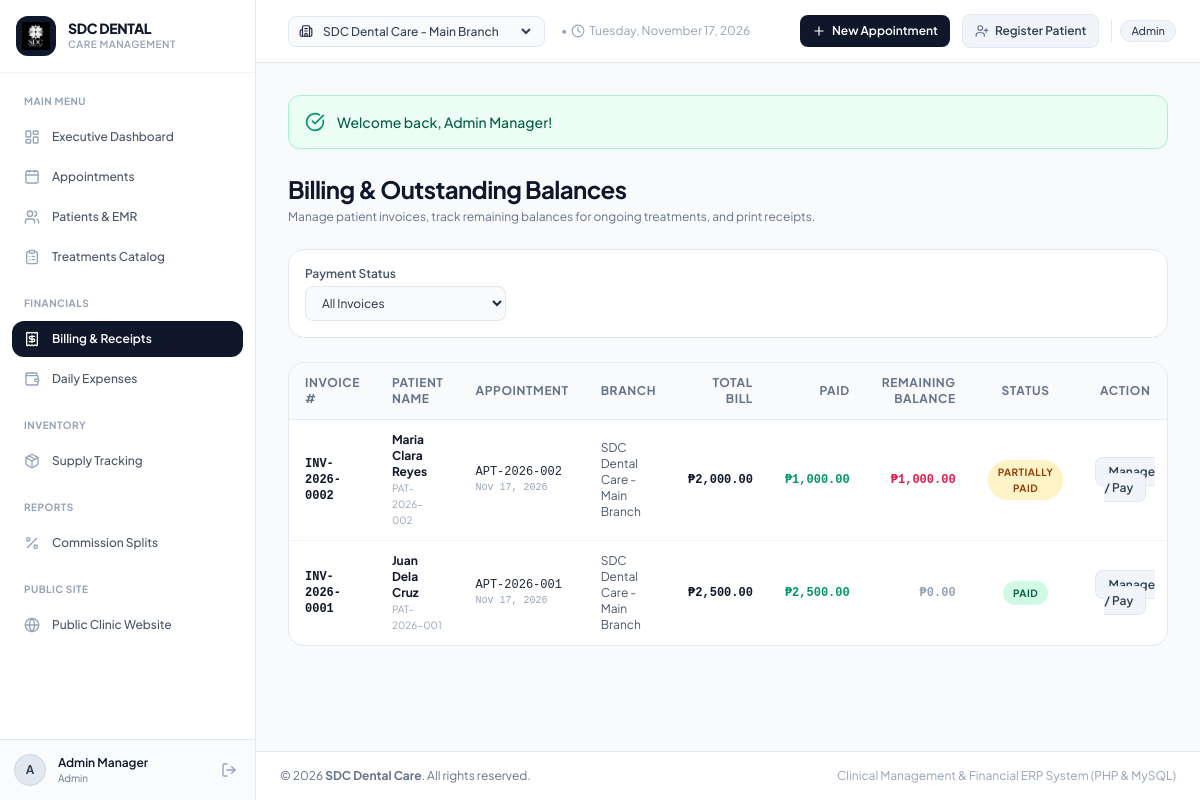
/index.php?page=billing (signed in), run on the app's committed database.
### tables this page shows
CREATE TABLE `billing_invoices` (
    `id` INT AUTO_INCREMENT PRIMARY KEY,
    `invoice_number` VARCHAR(30) UNIQUE NOT NULL,
    `appointment_id` INT NOT NULL,
    `patient_id` INT NOT NULL,
    `branch_id` INT NOT NULL,
    `subtotal` DECIMAL(10,2) NOT NULL,
    `discount_amount` DECIMAL(10,2) DEFAULT 0.00,
    `total_amount` DECIMAL(10,2) NOT NULL,
    `paid_amount` DECIMAL(10,2) DEFAULT 0.00,
    `balance_amount` DECIMAL(10,2) NOT NULL,
    `payment_status` ENUM('unpaid', 'partially_paid', 'paid') DEFAULT 'unpaid',
    `created_at` TIMESTAMP DEFAULT CURRENT_TIMESTAMP,
    `updated_at` TIMESTAMP DEFAULT CURRENT_TIMESTAMP ON UPDATE CURRENT_TIMESTAMP,
    FOREIGN KEY (`appointment_id`) REFERENCES `appointments`(`id`),
    FOREIGN KEY (`patient_id`) REFERENCES `patients`(`id`),
    FOREIGN KEY (`branch_id`) REFERENCES `branches`(`id`)
);

CREATE TABLE `patients` (
    `id` INT AUTO_INCREMENT PRIMARY KEY,
    `patient_code` VARCHAR(30) UNIQUE NOT NULL,
    `first_name` VARCHAR(50) NOT NULL,
    `last_name` VARCHAR(50) NOT NULL,
    `gender` ENUM('male', 'female', 'other') DEFAULT 'other',
    `date_of_birth` DATE NULL,
    `phone` VARCHAR(30) NOT NULL,
    `email` VARCHAR(100) NULL,
    `address` TEXT NULL,
    `occupation` VARCHAR(100) NULL,
    `medical_history` TEXT NULL,
    `allergies` TEXT NULL,
    `created_at` TIMESTAMP DEFAULT CURRENT_TIMESTAMP
);

CREATE TABLE `appointments` (
    `id` INT AUTO_INCREMENT PRIMARY KEY,
    `appointment_code` VARCHAR(30) UNIQUE NOT NULL,
    `branch_id` INT NOT NULL,
    `patient_id` INT NULL,
    `guest_name` VARCHAR(100) NULL,
    `guest_phone` VARCHAR(30) NULL,
    `preferred_dentist_id` INT NULL,
    `assigned_dentist_id` INT NULL,
    `reassignment_reason` TEXT NULL,
    `appointment_date` DATE NOT NULL,
    `appointment_time` TIME NOT NULL,
    `dental_concern` TEXT NOT NULL,
    `source` ENUM('online_portal', 'walk_in', 'phone') DEFAULT 'walk_in',
    `status` ENUM('pending_confirmation', 'confirmed', 'in_progress', 'completed', 'cancelled', 'no_show') DEFAULT 'confirmed',
    `notes` TEXT NULL,
    `created_at` TIMESTAMP DEFAULT CURRENT_TIMESTAMP,
    FOREIGN KEY (`branch_id`) REFERENCES `branches`(`id`),
    FOREIGN KEY (`patient_id`) REFERENCES `patients`(`id`) ON DELETE SET NULL,
    FOREIGN KEY (`preferred_dentist_id`) REFERENCES `dentists`(`id`) ON DELETE SET NULL,
    FOREIGN KEY (`assigned_dentist_id`) REFERENCES `dentists`(`id`) ON DELETE SET NULL
);

CREATE TABLE `branches` (
    `id` INT AUTO_INCREMENT PRIMARY KEY,
    `branch_name` VARCHAR(100) NOT NULL,
    `branch_code` VARCHAR(20) UNIQUE NOT NULL,
    `address` TEXT,
    `contact_number` VARCHAR(30),
    `is_active` TINYINT(1) DEFAULT 1,
    `created_at` TIMESTAMP DEFAULT CURRENT_TIMESTAMP
);

### controllers/BillingController.php (called while the page is built, shortened)
<?php
require_once __DIR__ . '/../models/Invoice.php';
class BillingController {
    public function index(): void {
        $filters = [];
        $invoices = Invoice::getAllInvoices($filters);
        require_once __DIR__ . '/../views/billing/index.php';
    }
}

### models/Invoice.php (called while the page is built, shortened)
<?php
require_once __DIR__ . '/../config/database.php';
class Invoice {
    public static function getAllInvoices(array $filters = []): array {
        $sql = "SELECT i.*,
                       p.patient_code, p.first_name, p.last_name, p.phone as patient_phone,
                       b.branch_name,
                       a.appointment_code, a.appointment_date
                FROM billing_invoices i
                JOIN patients p ON i.patient_id = p.id
                JOIN branches b ON i.branch_id = b.id
                JOIN appointments a ON i.appointment_id = a.id
                WHERE 1=1";
        $params = [];
        $sql .= " ORDER BY i.id DESC";
        return Database::fetchAll($sql, $params);
    }
}

### config/database.php (called while the page is built, shortened)
<?php
class Database {
    private static ?PDO $instance = null;
    public static function getConnection(): PDO {
        if (self::$instance === null) {
            $dsn = "mysql:host=" . self::DB_HOST . ";port=" . self::DB_PORT . ";dbname=" . self::DB_NAME . ";charset=" . self::DB_CHARSET;
            $options = [
                PDO::ATTR_ERRMODE            => PDO::ERRMODE_EXCEPTION,
                PDO::ATTR_DEFAULT_FETCH_MODE => PDO::FETCH_ASSOC,
                PDO::ATTR_EMULATE_PREPARES   => false,
            ];
            try {
                self::$instance = new PDO($dsn, self::DB_USER, self::DB_PASS, $options);
            } catch (PDOException $e) {
                throw new PDOException("Database connection error: " . $e->getMessage(), (int)$e->getCode());
            }
        }
        return self::$instance;
    }
    public static function query(string $sql, array $params = []): PDOStatement {
        $stmt = self::getConnection()->prepare($sql);
        $stmt->execute($params);
        return $stmt;
    }
    public static function fetchAll(string $sql, array $params = []): array {
        $stmt = self::query($sql, $params);
        return $stmt->fetchAll();
    }
}

### views/billing/index.php (the view, shortened to what this page needs)
<?php
require_once __DIR__ . '/../layouts/header.php';
?>
<div class="mb-6 flex flex-col md:flex-row md:items-center md:justify-between gap-4">
    <div>
        <h2 class="text-2xl font-bold text-slate-900 tracking-tight">Billing & Outstanding Balances</h2>
        <p class="text-xs text-slate-500 mt-1">Manage patient invoices, track remaining balances for ongoing treatments, and print receipts.</p>
    </div>
</div>
<div class="bg-white p-4 rounded-2xl border border-slate-200 shadow-xs mb-6">
    <form method="GET" class="flex flex-wrap items-center gap-4 text-xs">
        <div>
            <label class="block font-semibold text-slate-600 mb-1">Payment Status</label>
            <select name="status" onchange="this.form.submit()" class="px-3 py-2 bg-slate-50 border border-slate-200 rounded-lg focus:outline-none focus:ring-1 focus:ring-teal-500">
                <option value="">All Invoices</option>
            </select>
        </div>
    </form>
</div>
<div class="bg-white rounded-2xl border border-slate-200 shadow-xs overflow-hidden">
    <div class="overflow-x-auto">
        <table class="w-full text-left border-collapse text-xs">
            <thead>
                <tr class="bg-slate-50 text-slate-500 uppercase tracking-wider font-bold border-b border-slate-200">
                    <th class="py-3 px-4">Invoice #</th>
                    <th class="py-3 px-4">Patient Name</th>
                    <th class="py-3 px-4">Appointment</th>
                    <th class="py-3 px-4">Branch</th>
                    <th class="py-3 px-4 text-right">Total Bill</th>
                    <th class="py-3 px-4 text-right">Paid</th>
                    <th class="py-3 px-4 text-right">Remaining Balance</th>
                    <th class="py-3 px-4 text-center">Status</th>
                    <th class="py-3 px-4 text-center">Action</th>
                </tr>
            </thead>
            <tbody class="divide-y divide-slate-100 text-slate-700">
                <?php if (empty($invoices)): ?>
                    <tr>
                        <td colspan="9" class="text-center py-8 text-slate-400 italic">No invoices found matching criteria.</td>
                    </tr>
                <?php else: ?>
                    <?php foreach ($invoices as $inv):
                        $balance = (float)$inv['balance_amount'];
                        $isFullyPaid = ($inv['payment_status'] === 'paid');
                    ?>
                        <tr class="hover:bg-slate-50 transition">
                            <td class="py-3 px-4 font-mono font-bold text-teal-700">
                                <?= htmlspecialchars($inv['invoice_number']) ?>
                            </td>
                            <td class="py-3 px-4 font-bold text-slate-900">
                                <?= htmlspecialchars($inv['first_name'] . ' ' . $inv['last_name']) ?>
                                <span class="text-[10px] text-slate-400 block font-normal"><?= htmlspecialchars($inv['patient_code']) ?></span>
                            </td>
                            <td class="py-3 px-4 font-mono">
                                <a href="<?= BASE_URL ?>/index.php?page=appointment_view&id=<?= $inv['appointment_id'] ?>" class="text-teal-600 hover:underline">
                                    <?= htmlspecialchars($inv['appointment_code']) ?>
                                </a>
                                <span class="text-[10px] text-slate-400 block"><?= date('M d, Y', strtotime($inv['appointment_date'])) ?></span>
                            </td>
                            <td class="py-3 px-4 text-slate-600"><?= htmlspecialchars($inv['branch_name']) ?></td>
                            <td class="py-3 px-4 text-right font-mono font-bold text-slate-900">
                                <?= APP_CURRENCY ?><?= number_format($inv['total_amount'], 2) ?>
                            </td>
                            <td class="py-3 px-4 text-right font-mono font-bold text-emerald-600">
                                <?= APP_CURRENCY ?><?= number_format($inv['paid_amount'], 2) ?>
                            </td>
                            <td class="py-3 px-4 text-right font-mono font-bold <?= $balance > 0 ? 'text-rose-600' : 'text-slate-400' ?>">
                                <?= APP_CURRENCY ?><?= number_format($balance, 2) ?>
                            </td>
                            <td class="py-3 px-4 text-center">
                                <span class="inline-block px-2.5 py-1 rounded-full text-[10px] font-bold uppercase tracking-wider <?= $isFullyPaid ? 'bg-emerald-100 text-emerald-800' : ($inv['paid_amount'] > 0 ? 'bg-amber-100 text-amber-800' : 'bg-rose-100 text-rose-800') ?>">
                                    <?= str_replace('_', ' ', $inv['payment_status']) ?>
                                </span>
                            </td>
                            <td class="py-3 px-4 text-center">
                                <a href="<?= BASE_URL ?>/index.php?page=invoice_view&id=<?= $inv['id'] ?>"
                                   class="px-3 py-1.5 bg-slate-100 hover:bg-teal-600 hover:text-white text-slate-700 font-semibold rounded-lg border border-slate-200 transition">
                                    Manage / Pay
                                </a>
                            </td>
                        </tr>
                    <?php endforeach; ?>
                <?php endif; ?>
            </tbody>
        </table>
    </div>
</div>
<?php require_once __DIR__ . '/../layouts/footer.php'; ?>

### assets/css/style.css (style rules this page uses)
button, a, input, select, textarea { transition: all 0.15s ease-in-out; }
table thead th { letter-spacing: 0.05em; font-weight: 700; }

### views/layouts/header.php (style rules this page uses)
body { font-family: 'Plus Jakarta Sans', sans-serif; }

### data on the page
billing_invoices: invoice_number "INV-2026-0002", patient.last_name "Maria Clara Reyes", patient.patient_code "PAT-2026-002", appointment.appointment_code "APT-2026-002", appointment.appointment_date "Nov 17, 2026", branch.branch_name "SDC Dental Care - Main Branch", total_amount "2,000.00", paid_amount "1,000.00", balance_amount "1,000.00", payment_status "PARTIALLY PAID"
billing_invoices: invoice_number "INV-2026-0001", patient.last_name "Juan Dela Cruz", patient.patient_code "PAT-2026-001", appointment.appointment_code "APT-2026-001", appointment.appointment_date "Nov 17, 2026", branch.branch_name "SDC Dental Care - Main Branch", total_amount "2,500.00", paid_amount "2,500.00", balance_amount "0.00", payment_status "PAID"

### other printed values
substr($currentUser['full_name'] ?? 'U', 0, 1) "A"
$currentUser['full_name'] "Admin Manager"
str_replace('_', ' ', $currentUser['role'] ?? 'Staff') "Admin"
str_replace('_', ' ', $currentUser['role']) "Admin"
$success "Welcome back, Admin Manager!"
APP_NAME "SDC Dental Care"
form field branch_id "SDC Dental Care - Main Branch"
